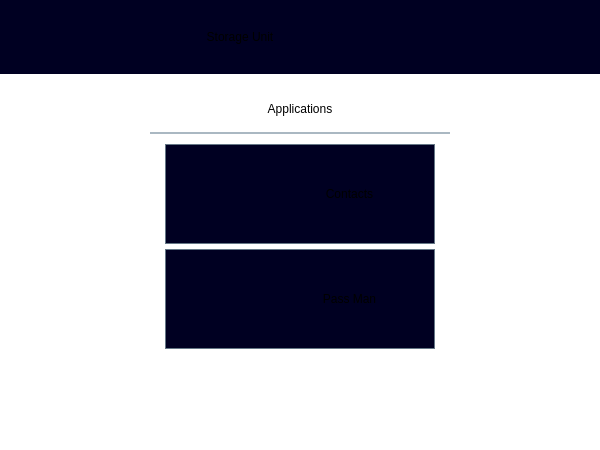
<?xml version="1.0" encoding="UTF-8"?>
<ui version="4.0">
 <class>Home</class>
 <widget class="QMainWindow" name="Home">
  <property name="geometry">
   <rect>
    <x>0</x>
    <y>0</y>
    <width>600</width>
    <height>450</height>
   </rect>
  </property>
  <property name="minimumSize">
   <size>
    <width>600</width>
    <height>450</height>
   </size>
  </property>
  <property name="maximumSize">
   <size>
    <width>600</width>
    <height>450</height>
   </size>
  </property>
  <property name="windowTitle">
   <string>MainWindow</string>
  </property>
  <property name="styleSheet">
   <string notr="true">background: white;</string>
  </property>
  <widget class="QWidget" name="centralwidget">
   <widget class="QWidget" name="headerWidget" native="true">
    <property name="geometry">
     <rect>
      <x>0</x>
      <y>0</y>
      <width>600</width>
      <height>74</height>
     </rect>
    </property>
    <property name="styleSheet">
     <string notr="true">background: #000022;
</string>
    </property>
    <widget class="QLabel" name="header">
     <property name="geometry">
      <rect>
       <x>115</x>
       <y>5</y>
       <width>250</width>
       <height>64</height>
      </rect>
     </property>
     <property name="styleSheet">
      <string notr="true">font: 34pt &quot;Open Sans Light&quot;;</string>
     </property>
     <property name="text">
      <string>Storage Unit</string>
     </property>
     <property name="alignment">
      <set>Qt::AlignCenter</set>
     </property>
    </widget>
    <widget class="QLabel" name="accountSettings">
     <property name="geometry">
      <rect>
       <x>526</x>
       <y>5</y>
       <width>64</width>
       <height>64</height>
      </rect>
     </property>
     <property name="cursor">
      <cursorShape>PointingHandCursor</cursorShape>
     </property>
     <property name="toolTip">
      <string>account settings</string>
     </property>
     <property name="text">
      <string>&lt;html&gt;&lt;head/&gt;&lt;body&gt;&lt;p&gt;&lt;img src=&quot;:/images/Account128.png&quot;/&gt;&lt;/p&gt;&lt;/body&gt;&lt;/html&gt;</string>
     </property>
    </widget>
    <widget class="QLabel" name="logo">
     <property name="geometry">
      <rect>
       <x>40</x>
       <y>5</y>
       <width>64</width>
       <height>64</height>
      </rect>
     </property>
     <property name="cursor">
      <cursorShape>PointingHandCursor</cursorShape>
     </property>
     <property name="text">
      <string>&lt;html&gt;&lt;head/&gt;&lt;body&gt;&lt;p&gt;&lt;img src=&quot;:/images/mainLogo64.png&quot;/&gt;&lt;/p&gt;&lt;/body&gt;&lt;/html&gt;</string>
     </property>
    </widget>
    <widget class="QLabel" name="github">
     <property name="geometry">
      <rect>
       <x>437</x>
       <y>5</y>
       <width>64</width>
       <height>64</height>
      </rect>
     </property>
     <property name="cursor">
      <cursorShape>PointingHandCursor</cursorShape>
     </property>
     <property name="toolTip">
      <string>see the code</string>
     </property>
     <property name="text">
      <string>&lt;img src=&quot;:/images/github64.png&quot;/&gt;</string>
     </property>
    </widget>
   </widget>
   <widget class="QLabel" name="contacts">
    <property name="geometry">
     <rect>
      <x>165</x>
      <y>144</y>
      <width>100</width>
      <height>100</height>
     </rect>
    </property>
    <property name="styleSheet">
     <string notr="true">background: #000022;
border-bottom: 1px solid #657786;
border-top: 1px solid #657786;
border-left: 1px solid #657786;</string>
    </property>
    <property name="text">
     <string>&lt;html&gt;&lt;head/&gt;&lt;body&gt;&lt;p&gt;&lt;img src=&quot;:/images/logo64.png&quot;/&gt;&lt;/p&gt;&lt;/body&gt;&lt;/html&gt;</string>
    </property>
    <property name="alignment">
     <set>Qt::AlignCenter</set>
    </property>
   </widget>
   <widget class="QLabel" name="header_2">
    <property name="geometry">
     <rect>
      <x>150</x>
      <y>84</y>
      <width>300</width>
      <height>50</height>
     </rect>
    </property>
    <property name="styleSheet">
     <string notr="true">font: 23pt &quot;Open Sans Light&quot;;
color: black;
border-bottom: 2px solid #AAB8C2;</string>
    </property>
    <property name="text">
     <string>Applications</string>
    </property>
    <property name="alignment">
     <set>Qt::AlignCenter</set>
    </property>
   </widget>
   <widget class="QLabel" name="contacts_2">
    <property name="geometry">
     <rect>
      <x>265</x>
      <y>144</y>
      <width>170</width>
      <height>100</height>
     </rect>
    </property>
    <property name="styleSheet">
     <string notr="true">background: #000022;
font: 23pt &quot;Open Sans&quot;;
border-bottom: 1px solid #657786;
border-top: 1px solid #657786;
border-right: 1px solid #657786;</string>
    </property>
    <property name="text">
     <string>&lt;html&gt;&lt;head/&gt;&lt;body&gt;&lt;p&gt;Contacts&lt;/p&gt;&lt;/body&gt;&lt;/html&gt;</string>
    </property>
    <property name="alignment">
     <set>Qt::AlignCenter</set>
    </property>
   </widget>
   <widget class="QLabel" name="passman">
    <property name="geometry">
     <rect>
      <x>165</x>
      <y>249</y>
      <width>100</width>
      <height>100</height>
     </rect>
    </property>
    <property name="styleSheet">
     <string notr="true">background: #000022;
border-bottom: 1px solid #657786;
border-top: 1px solid #657786;
border-left: 1px solid #657786;</string>
    </property>
    <property name="text">
     <string>&lt;html&gt;&lt;head/&gt;&lt;body&gt;&lt;p&gt;&lt;img src=&quot;:/images/passwordLogo64.png&quot;/&gt;&lt;/p&gt;&lt;/body&gt;&lt;/html&gt;</string>
    </property>
    <property name="alignment">
     <set>Qt::AlignCenter</set>
    </property>
   </widget>
   <widget class="QLabel" name="passman_2">
    <property name="geometry">
     <rect>
      <x>265</x>
      <y>249</y>
      <width>170</width>
      <height>100</height>
     </rect>
    </property>
    <property name="styleSheet">
     <string notr="true">background: #000022;
font: 23pt &quot;Open Sans&quot;;
border-bottom: 1px solid #657786;
border-top: 1px solid #657786;
border-right: 1px solid #657786;</string>
    </property>
    <property name="text">
     <string>Pass Man</string>
    </property>
    <property name="alignment">
     <set>Qt::AlignCenter</set>
    </property>
   </widget>
  </widget>
 </widget>
 <resources/>
 <connections/>
</ui>
